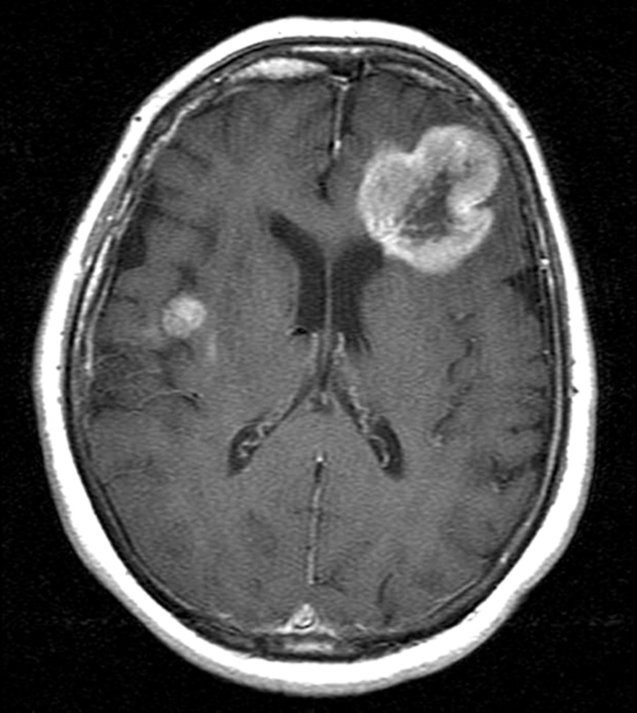
%> input picture HW4/brian.bmp, 637 x 713 px
$ octave Problem2d_Level.m   (GNU Octave 9; MATLAB toolbox functions it lacks are replaced by stand-ins)
%> lines starting %> are read from the running program, lines starting %| are printed output that depends on the picture; in (x1, y1, x2, y2) boxes, pixels count from 0 and x2, y2 are one past the last pixel; in counts of white or black regions, pixels touching at a corner belong together; the program's own positions count from 1
%%%%%%%%%%%%%%%%%%%%%%%%%%%%%%%%%%%%%%%%%%%%%%%%%%%%%%%%%%%%
% EE 569 Homework #4
% Date: Nov. 29, 2015
% Name: Faiyadh Shahid
% ID: 4054-4699-70
% Email: fshahid@usc.edu
%------------------------------------------------------------------------%
% Notes:
% 1) All the images for this problems should be placed in the same directory.
% 2) Please see the RGB image in 24-bit RGB planar while using ImageJ.
% 3) Please make sure all the functions as asked are placed in the same
% directory and used rightly.
% 4) Functions required to read the raw files: readImage.m (*** Compulsory***)
% 5) Some lines in the code are commented because they were tried for
% answering some part of the questions.
%  This Matlab code demonstrates an edge-based active contour model as an application of
%  the Distance Regularized Level Set Evolution (DRLSE) formulation in the following paper:
%
%  C. Li, C. Xu, C. Gui, M. D. Fox, "Distance Regularized Level Set Evolution and Its Application to Image Segmentation",
%     IEEE Trans. Image Processing, vol. 19 (12), pp. 3243-3254, 2010.
%
% Author: Chunming Li, all rights reserved
% E-mail: lchunming@gmail.com
%         li_chunming@hotmail.com
% URL:  http://www.imagecomputing.org/~cmli/

clear all;
close all;

Img = imread('brian.bmp'); % real miscroscope image of cells
%> Img is the input picture: size 713x637 uint8; min 0, max 255, mean 76.3
Img=double(Img(:,:,1));
%> Img: size 713x637 double
%% parameter setting
timestep=4;  % time step
mu=0.2/timestep;  % coefficient of the distance regularization term R(phi)
iter_inner=50;
iter_outer=27;
lambda=5; % coefficient of the weighted length term L(phi)
%alfa=1.6;  % coefficient of the weighted area term A(phi)
alfa = 1.47;
epsilon=1.5; % papramater that specifies the width of the DiracDelta function

sigma=4.8;     % scale parameter in Gaussian kernel
G=fspecial('gaussian',15,sigma);
Img_smooth=conv2(Img,G,'same');  % smooth image by Gaussiin convolution
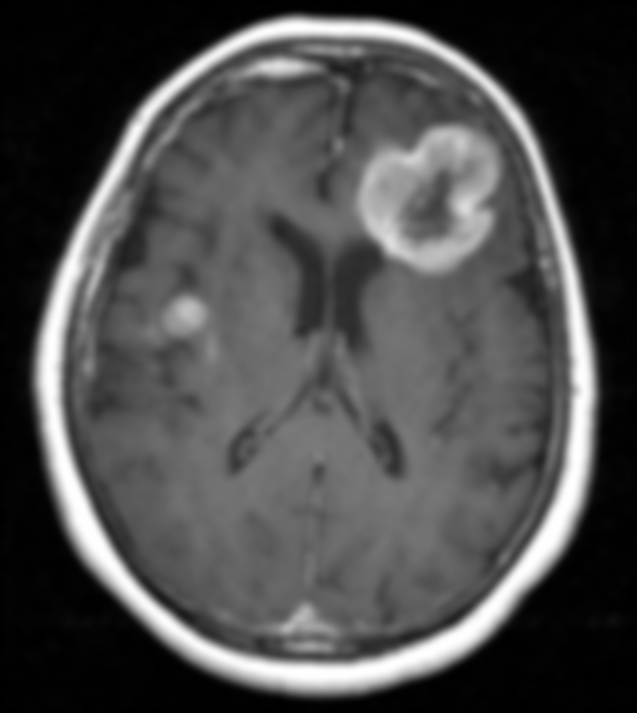
%> Img_smooth: size 713x637 double; min 0.045, max 255, mean 76.3
[Ix,Iy]=gradient(Img_smooth);
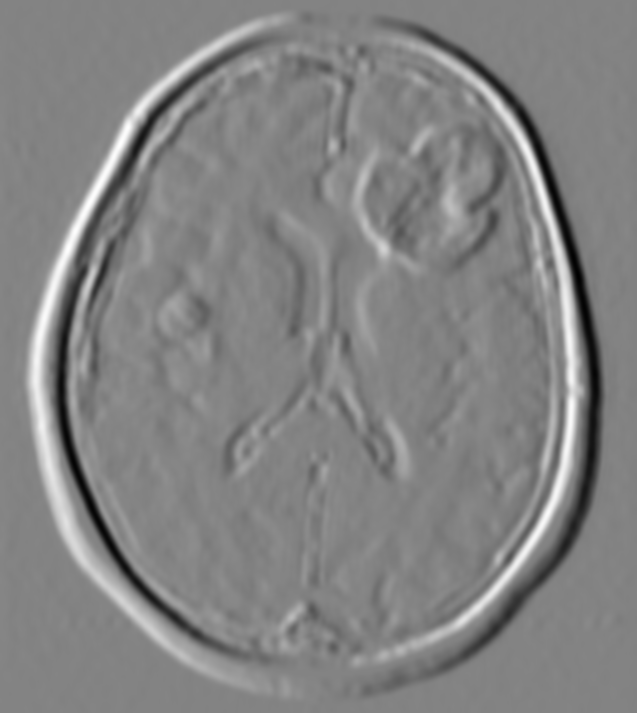
%> Ix: size 713x637 double; min -20.83, max 19.63, mean -0.000158; drawn with min black and max white
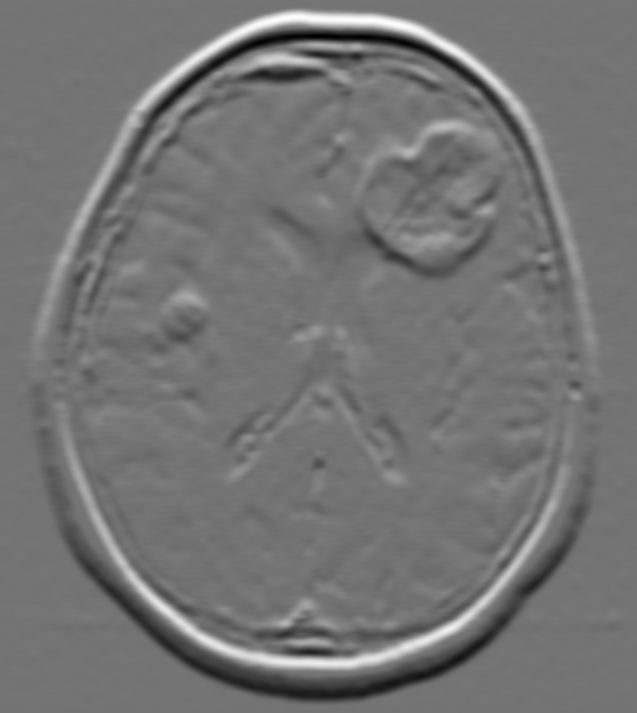
%> Iy: size 713x637 double; min -19.11, max 22.8, mean 0; drawn with min black and max white
f=Ix.^2+Iy.^2;
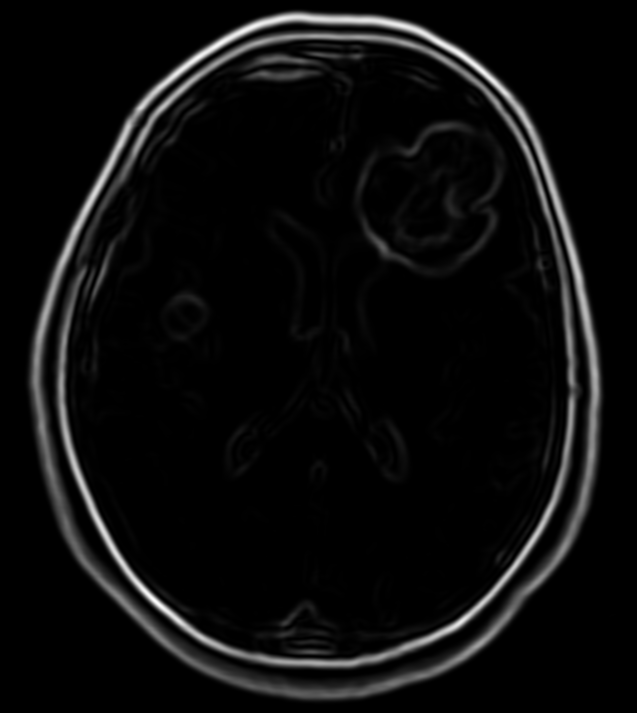
%> f: size 713x637 double; min 3.07e-08, max 580.4, mean 28.4; drawn with min black and max white
g=1./(1+f);  % edge indicator function.
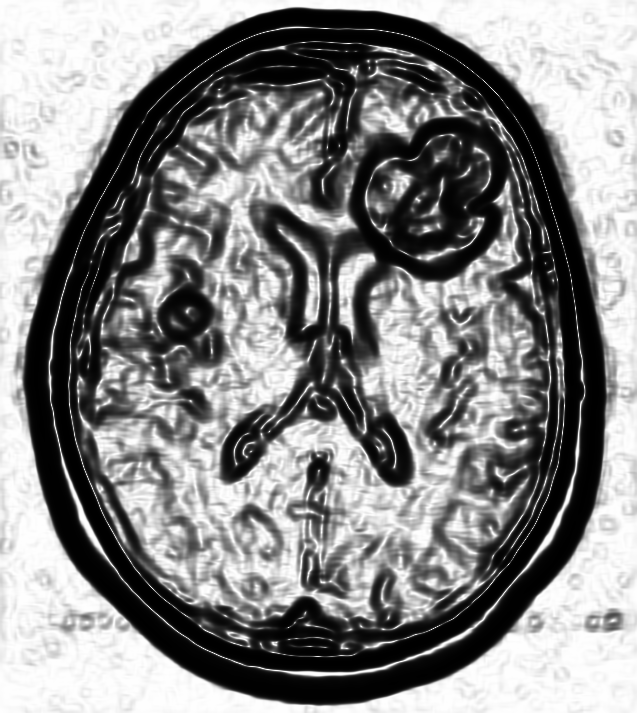
%> g: size 713x637 double; min 0.00172, max 1, mean 0.534

% initialize LSF as binary step function
c0=2;
initialLSF=c0*ones(size(Img));
% generate the initial region R0 as a rectangle
%brain
initialLSF(115:300,200:525)=-c0;
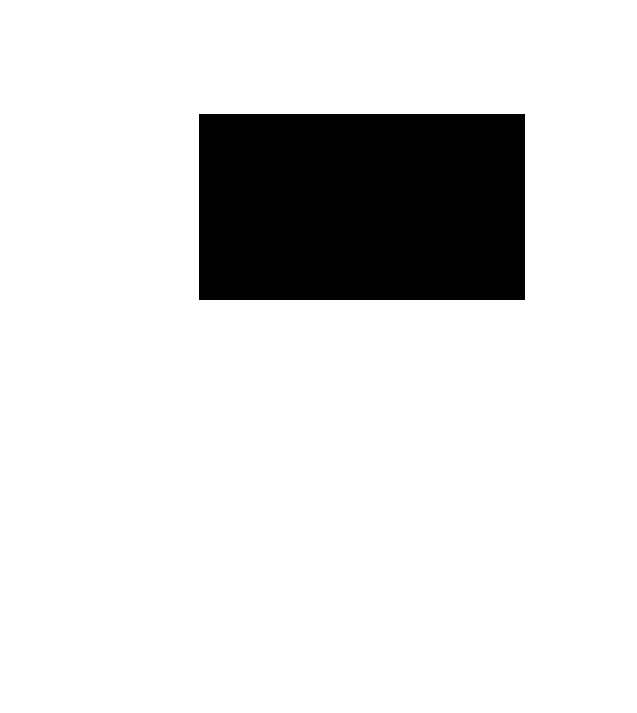
%> initialLSF: size 713x637 double; values -2 (black) and 2 (white), 86.6% white; 1 black region, box (x1, y1, x2, y2) and area: (199, 114, 525, 300) 60636
% initialLSF(117:357,151:512)=-c0;
%blood_cells
% initialLSF(10:660,10:820)=-c0;

phi=initialLSF;

figure(1);
mesh(-phi);   % for a better view, the LSF is displayed upside down
hold on;  contour(phi, [0,0], 'r','LineWidth',2);
title('Initial level set function');
view([-80 35]);

figure(2);
imagesc(Img,[0, 255]); axis off; axis equal; colormap(gray); hold on;  contour(phi, [0,0], 'r');
title('Initial zero level contour');
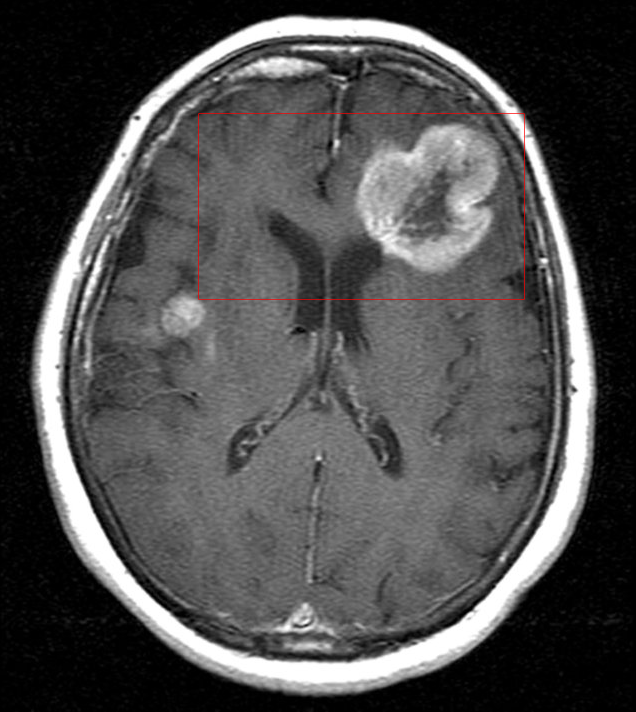
%> figure redrawn from the program's plot data; its title reads 'Initial zero level contour'
pause(0.01);

potential=2;
if potential ==1
    potentialFunction = 'single-well';  % use single well potential p1(s)=0.5*(s-1)^2, which is good for region-based model
elseif potential == 2
    potentialFunction = 'double-well';  % use double-well potential in Eq. (16), which is good for both edge and region based models
else
    potentialFunction = 'double-well';  % default choice of potential function
end

% start level set evolution
for n=1:iter_outer
%> (the run ends here)
